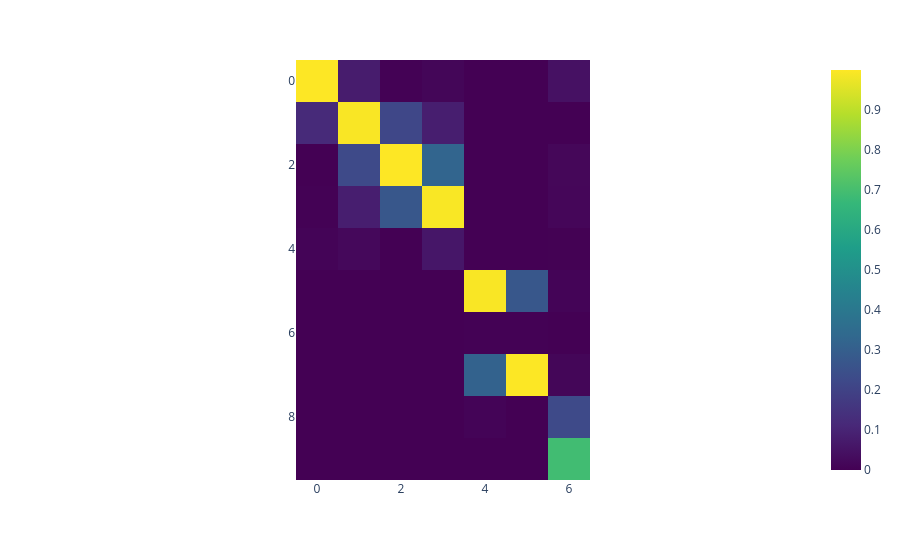

The code cell stored with this chart in its notebook:
### Markdown cell above
# MAC for identified and modelled modes **after-updating**

### Code cell
# Compute MAC of identified and modelled modes
n_add_modes = 10 - n_modes
MAC = np.zeros((Phi_id.shape[1] + n_add_modes, Phi_id.shape[1]))   # Initialize MAC matrix
for i in range(Phi_id.shape[1] + n_add_modes):                     # Index over computed modes (larger)
    for j in range(Phi_id.shape[1]):                     # Index over identified modes
        numerator = np.abs(np.conj(Phi_m[:, i]) @ Phi_id[:, j])**2
        denominator = (np.conj(Phi_m[:, i]) @ Phi_m[:, i]) * (np.conj(Phi_id[:, j]) @ Phi_id[:, j])
        MAC[i, j] = numerator / denominator

fig = px.imshow(MAC, color_continuous_scale='Viridis')
fig.show()

### Figure 1 — Plotly figure (JSON) as saved in the notebook; plotly's stock layout.template omitted (floating-point values rounded to 4 significant figures)
{"data": [{"coloraxis": "coloraxis", "hovertemplate": "x: %{x}<br>y: %{y}<br>color: %{z}<extra></extra>", "name": "0", "type": "heatmap", "xaxis": "x", "yaxis": "y", "z": [[0.9999, 0.07721, 0.00239, 0.01365, 0.0001436, 0.0003126, 0.04696], [0.1186, 0.9935, 0.2164, 0.08231, 6.458e-05, 1.111e-05, 0.0006668], [0.001368, 0.2248, 0.9994, 0.3234, 7.472e-05, 0.0001653, 0.01688], [0.004033, 0.08238, 0.2728, 0.9941, 8.924e-06, 0.0001172, 0.01544], [0.008022, 0.02099, 0.000825, 0.06065, 0.0008138, 1.249e-05, 0.001442], [4.95e-08, 1.218e-06, 1.127e-07, 3.189e-06, 0.9931, 0.2733, 0.009646], [1.712e-07, 3.046e-07, 1.718e-08, 3.652e-08, 0.001636, 0.001725, 3.536e-05], [1.503e-07, 5.099e-06, 1.43e-06, 9.648e-06, 0.3133, 0.999, 0.01334], [5.525e-07, 2.91e-06, 8.715e-07, 4.63e-05, 0.009786, 0.0002866, 0.2262], [1.317e-07, 2.962e-06, 7.793e-06, 1.035e-06, 1.328e-05, 5.995e-05, 0.6904]]}], "layout": {"coloraxis": {"colorscale": [[0, "#440154"], [0.1111, "#482878"], [0.2222, "#3e4989"], [0.3333, "#31688e"], [0.4444, "#26828e"], [0.5556, "#1f9e89"], [0.6667, "#35b779"], [0.7778, "#6ece58"], [0.8889, "#b5de2b"], [1, "#fde725"]]}, "margin": {"t": 60}, "xaxis": {"anchor": "y", "constrain": "domain", "domain": [0, 1], "scaleanchor": "y"}, "yaxis": {"anchor": "x", "autorange": "reversed", "constrain": "domain", "domain": [0, 1]}}}
